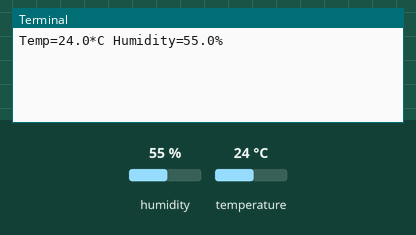
This program was run on a simulated Raspberry Pi (BCM pin numbers). Shown: the last lines printed to the terminal. Inputs (shaded band) come from the test bench; at power-on: humidity 55 %, temperature 24 °C.

Above: at 1.2 s.
1.3 s: humidity set to 22 %
At 3.9 s:
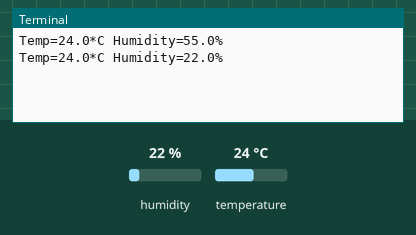
4.7 s: temperature set to 12 °C
At 6.7 s:
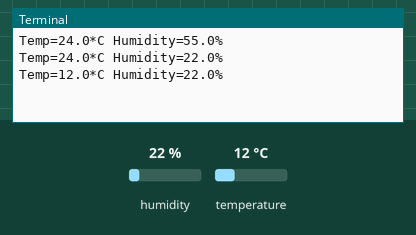
8.1 s: humidity set to 40 %
At 9.6 s:
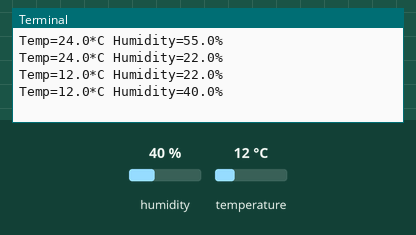
Timing chart, 0 to 11.1 s (numbered marks = the images above; inputs shaded):
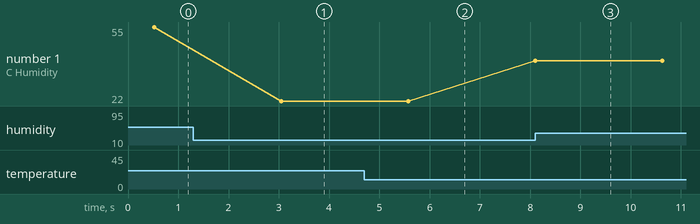

Measured:
- after the input at 1.3 s, the terminal: prints a new line after 1.8 s (image 1)
- after the input at 4.7 s, the terminal: prints a new line after 0.88 s (image 2)
- after the input at 8.1 s, the terminal: prints a new line at once (image 3)
- plotted number 1: 55 → 22 after the input at 1.3 s, 22 → 40 after the input at 8.1 s

The program:

temp.py
```python
#add library
#sudo apt-get update
#sudo apt-get install build-essential python-dev
#git clone https://github.com/adafruit/Adafruit_Python_DHT.git
#cd Adafruit_Python_DHT
#sudo python setup.py install

import sys
import time
import Adafruit_DHT

sensor = Adafruit_DHT.DHT11
pin = 4

while True:
	humidity, temperature = Adafruit_DHT.read_retry(sensor, pin)
	if humidity is not None and temperature is not None:
		print 'Temp={0:0.1f}*C Humidity={1:0.1f}%'.format(temperature, humidity)
		time.sleep(2)
	else:
		print 'Failed to get reading. Try again!'
```
